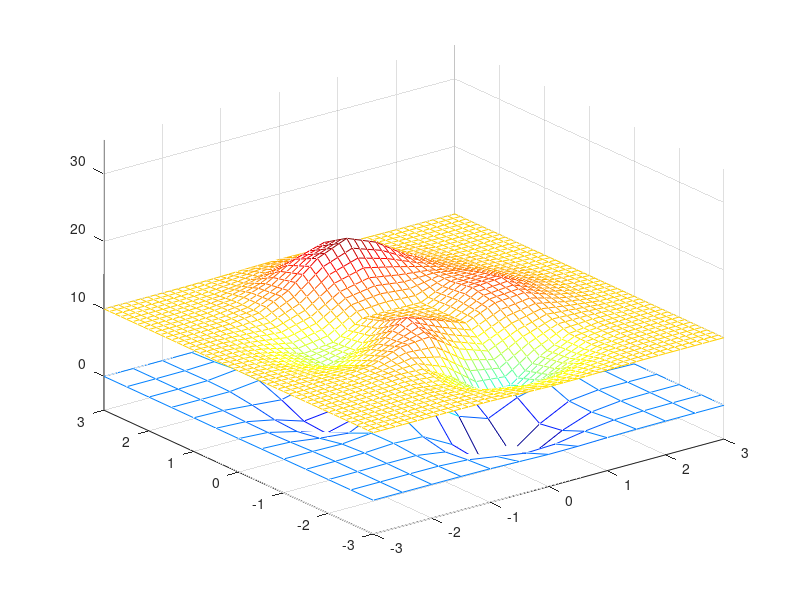

Reproduce this figure in MATLAB. (Note: this script raises an error after producing the figure.)
%% ECE220 - ARI8MHTIKH ANALYSH
%% Ergatshrio 7
%% SYNEXEIA STHN EISAGWGH STO MATLAB. EISAGWGH STHN PAREMBOLH
%% yota@uth.gr

%% ASKHSH 1
disp('ASKHSH 1'); pause; figure(1); clf; clear all;

% dhmiourgia kombwn parembolhs
xinterp = [0:pi/4: 2*pi]';
yinterp = sin(xinterp);

%dhmioyrgia shmeiwn gia grafikes parastaseis
xplot = linspace(0, 2*pi, 500);
yplot = sin(xplot); % tetagmenes shmeiwn gia grafikh parastash
plot(xplot, yplot, 'k','LineWidth',2); hold on
plot(xinterp, yinterp, 'ok')

pause
% dhmioyrgia polyonymoy parembolhs
M = vander(xinterp);
p = M\yinterp;

y1=polyval(p, xplot);
plot(xplot, y1,'c-.','LineWidth',2)

pause
% parembolh me grammikh spline
yls=interp1(xinterp,yinterp,xplot,'linear');
plot(xplot, yls,'r-','LineWidth',2)

pause
% parembolh me kybikh spline
ycs=interp1(xinterp,yinterp,xplot,'spline');
plot(xplot, ycs,'g-','LineWidth',2)
pause

%%%
%%%%
%% ASKHSH 2
disp('ASKHSH 2'); pause;figure(1); clf; clear all;

x = [-3:0.5:3]';
n = length(x);
y = 1./(1+25*x.^2);

xplot = linspace(-3,3, 601); % tetmhmenes shmeiwn gia grafikh parastash
yplot = 1./(1+25*xplot.^2); % tetagmenes shmeiwn gia grafikh parastash
plot(xplot, yplot, 'k','LineWidth',2); hold on
plot(x,y,'ko')

M = vander(x);
p = M\y;

y1=polyval(p, xplot);
plot(xplot, y1,'c-','LineWidth',2)

pause

xi=-3:.1:3;
y2=interp1(x,y',xplot,'linear');
plot(xplot,y2,'r-','LineWidth',2)
  
pause

y2=interp1(x,y',xplot,'spline');
plot(xplot , y2,'b-','LineWidth',2)



%% ASKHSH 3
%% Xrhsimopoihste thn interp2 gia na kanete parembolh sth synarthsh 2 metablhtwn
%% f(x,y)=z =  3*(1-x).^2.*exp(-(x.^2) - (y+1).^2) ... 
%% - 10*(x/5 - x.^3 - y.^5).*exp(-x.^2-y.^2) ... 
%% - 1/3*exp(-(x+1).^2 - y.^2) 
%% kai pou einai ylopoihmenh sto Matlab san PEAKS,
%% sta shmeia -3:.5:3. Ypologiste thn parembalousa sta shmeia -3:.125:3.
%% Xrhsimopoihste thn meshgrid gia na ftiaksete ta plegmata gia thn
%% synarthsh kai thn parembalousa.

disp('ASKHSH 3'); pause;figure(1); clf; clear all;
[X,Y]=meshgrid(-3:.5:3);
Z=peaks(X,Y);
[XI,YI]=meshgrid(-3:.125:3);
ZI=interp2(X,Y,Z,XI,YI);
colormap('jet');
mesh(X,Y,Z); hold; mesh(XI,YI,ZI+10);
hold off;
axis([-3 3 -3 3 -5 35])

%% ASKHSH 4
%% Xrhsimopoihste thn interp3 gia na kanete parembolh sth synarthsh 3 metablhtwn
%% pou einai ylopoihmenh sto Matlab san FLOW , se ena plegma apo 20x10x10
%% shmeia. Kante parembolh sta shmeia x=.1:.1:10, y=-3:.1:3, z=-3:.1:3 
%% Xrhsimopoihste thn meshgrid gia na ftiaksete to plegma gia thn
%% parembalousa.
 
pause; figure(2); clf; clear all; disp('ASKHSH 4'); 
[x,y,z,v]=flow(10);
[xi,yi,zi]=meshgrid(.1:.1:10, -3:.1:3, -3:.1:3);
vi=interp3(x,y,z,v,xi,yi,zi);  
slice(xi,yi,zi,vi,[6 9.5],2,[-2 .2])
shading flat
figure(3);
slice(xi,yi,zi,vi,[.1  10],[-3  3],[-3 3])
shading flat





% % % dhmioyrgia shmeiwn Chebychev sto [0, 2pi]
% % xcheb = pi*( 1 + cos( ( (2*[0:10]+1)/(2*11) )*pi )  )';
% % ycheb = sin(xcheb);
% % 
% % % dhmioyrgia polyonymoy parembolhs
% % Mcheb = vander(xcheb);
% % pcheb = M\ycheb;
% % 
% % y2=polyval(pcheb, xplot)
% % plot(xcheb, ycheb, '*k', xplot, -y2, 'g')
